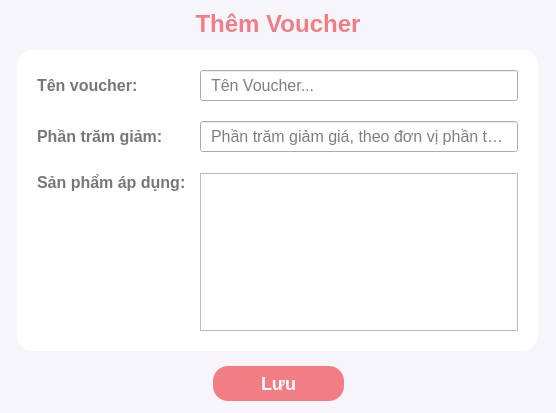
<?xml version="1.0" encoding="UTF-8"?>
<ui version="4.0">
 <class>VoucherDialog</class>
 <widget class="QDialog" name="VoucherDialog">
  <property name="geometry">
   <rect>
    <x>0</x>
    <y>0</y>
    <width>556</width>
    <height>413</height>
   </rect>
  </property>
  <property name="minimumSize">
   <size>
    <width>556</width>
    <height>413</height>
   </size>
  </property>
  <property name="maximumSize">
   <size>
    <width>556</width>
    <height>413</height>
   </size>
  </property>
  <property name="windowTitle">
   <string>Voucher</string>
  </property>
  <property name="windowIcon">
   <iconset resource="../../../resources.qrc">
    <normaloff>:/images/icon/note.png</normaloff>:/images/icon/note.png</iconset>
  </property>
  <property name="styleSheet">
   <string notr="true">QDialog#VoucherDialog {
	background-color: #f5f5fa;
}</string>
  </property>
  <widget class="QWidget" name="widget_8" native="true">
   <property name="geometry">
    <rect>
     <x>17</x>
     <y>50</y>
     <width>521</width>
     <height>301</height>
    </rect>
   </property>
   <property name="styleSheet">
    <string notr="true">QWidget#widget_8 {
	border-radius: 15px;
	background: white;
}

QLabel {
	font-weight: bold;
	color: #777;
	font-size: 16px;
}

QLineEdit {
	font-size: 16px;
}</string>
   </property>
   <layout class="QFormLayout" name="formLayout_11">
    <property name="horizontalSpacing">
     <number>14</number>
    </property>
    <property name="verticalSpacing">
     <number>7</number>
    </property>
    <property name="leftMargin">
     <number>20</number>
    </property>
    <property name="topMargin">
     <number>20</number>
    </property>
    <property name="rightMargin">
     <number>20</number>
    </property>
    <property name="bottomMargin">
     <number>20</number>
    </property>
    <item row="0" column="0">
     <widget class="QLabel" name="label_53">
      <property name="text">
       <string>Tên voucher:</string>
      </property>
     </widget>
    </item>
    <item row="0" column="1">
     <widget class="QLineEdit" name="name">
      <property name="styleSheet">
       <string notr="true">padding: 4px 8px;</string>
      </property>
      <property name="placeholderText">
       <string>Tên Voucher...</string>
      </property>
     </widget>
    </item>
    <item row="1" column="1">
     <spacer name="verticalSpacer_28">
      <property name="orientation">
       <enum>Qt::Vertical</enum>
      </property>
      <property name="sizeHint" stdset="0">
       <size>
        <width>20</width>
        <height>40</height>
       </size>
      </property>
     </spacer>
    </item>
    <item row="2" column="0">
     <widget class="QLabel" name="label_55">
      <property name="text">
       <string>Phần trăm giảm:</string>
      </property>
     </widget>
    </item>
    <item row="2" column="1">
     <widget class="QLineEdit" name="percent">
      <property name="styleSheet">
       <string notr="true">padding: 4px 8px;</string>
      </property>
      <property name="placeholderText">
       <string>Phần trăm giảm giá, theo đơn vị phần trăm</string>
      </property>
     </widget>
    </item>
    <item row="3" column="1">
     <spacer name="verticalSpacer_26">
      <property name="orientation">
       <enum>Qt::Vertical</enum>
      </property>
      <property name="sizeHint" stdset="0">
       <size>
        <width>20</width>
        <height>40</height>
       </size>
      </property>
     </spacer>
    </item>
    <item row="4" column="0">
     <widget class="QLabel" name="label_57">
      <property name="text">
       <string>Sản phẩm áp dụng:</string>
      </property>
      <property name="alignment">
       <set>Qt::AlignLeading|Qt::AlignLeft|Qt::AlignTop</set>
      </property>
     </widget>
    </item>
    <item row="4" column="1">
     <widget class="QListWidget" name="productList">
      <property name="styleSheet">
       <string notr="true"/>
      </property>
      <property name="showDropIndicator" stdset="0">
       <bool>false</bool>
      </property>
     </widget>
    </item>
   </layout>
  </widget>
  <widget class="QLabel" name="title">
   <property name="geometry">
    <rect>
     <x>0</x>
     <y>8</y>
     <width>556</width>
     <height>31</height>
    </rect>
   </property>
   <property name="styleSheet">
    <string notr="true">font-size: 24px;
font-weight: bold;
color: #f27d85;</string>
   </property>
   <property name="text">
    <string>Thêm Voucher</string>
   </property>
   <property name="alignment">
    <set>Qt::AlignCenter</set>
   </property>
  </widget>
  <widget class="QPushButton" name="saveBtn">
   <property name="geometry">
    <rect>
     <x>213</x>
     <y>366</y>
     <width>131</width>
     <height>35</height>
    </rect>
   </property>
   <property name="cursor">
    <cursorShape>PointingHandCursor</cursorShape>
   </property>
   <property name="styleSheet">
    <string notr="true">QPushButton {
	font-size: 18px;
	font-weight: bold;
	color: white;
	background-color: #f27d85;
	padding: 8px 12px;
	border-radius: 15px;
}</string>
   </property>
   <property name="text">
    <string>Lưu</string>
   </property>
  </widget>
 </widget>
 <resources>
  <include location="../../../resources.qrc"/>
 </resources>
 <connections/>
</ui>
